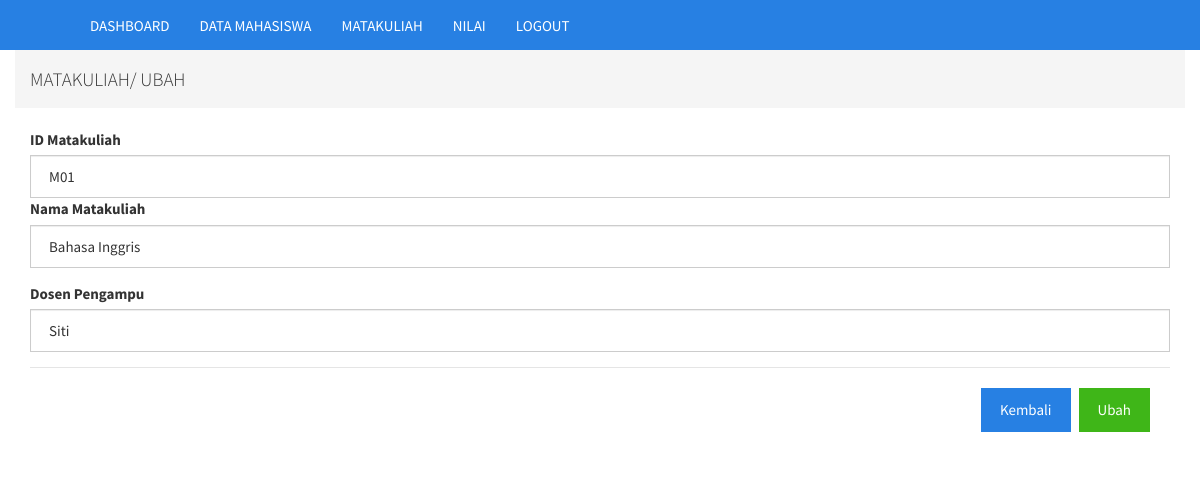
Screenshot of /admin/matkulaksi.php?kode=M01&aksi=ubah (signed in) with the database file from the repository.
### tables this page shows
CREATE TABLE `tbl_matkul` (
  `kd_matkul` varchar(10) NOT NULL,
  `nama_matkul` varchar(30) NOT NULL,
  `nama_dosen` varchar(30) NOT NULL
);

### admin/matkulaksi.php (the view)
<?php
include 'header.php';
if (isset($_GET['aksi'])) {
    if ($_GET['aksi'] == 'tambah') {
?>
        <div class="container">
            <div class="row">
                <ol class="breadcrumb">
                    <h4>MATAKULIAH/ TAMBAH DATA</h4>
                </ol>
            </div>
            <?php
            $carikode = $db->query("SELECT max(kd_matkul) FROM tbl_matkul");
            while ($datakode = mysqli_fetch_array($carikode, MYSQLI_BOTH)) {
                if ($datakode) {
                    $nilaikode = substr($datakode[0], 1);
                    $kode = (int) $nilaikode;
                    $kode = $kode + 1;
                    $kode_otomatis = "M" . str_pad($kode, 2, "0", STR_PAD_LEFT);
                } else {
                    $kode_otomatis = "M01";
                }
            }
            ?>
            <div class="panel-container">
                <div class="bootstrap-tabel">
                    <form action="matkulproses.php?proses=prosestambah" method="post" enctype="multipart/form-data">
                        <div class="form-group">
                            <label for="">ID Matakuliah</label>
                            <input type="text" name="kd_matkul" class="form-control" value="<?php echo $kode_otomatis ?>">
                        </div>
                        <div class="form-group">
                            <label for="">Nama Matakuliah</label>
                            <input type="text" name="nama_matkul" class="form-control" value="" placeholder="nama matakuliah">
                        </div>
                        <div class="form-group">
                            <label for="">Dosen Pengampu</label>
                            <input type="text" name="nama_dosen" class="form-control" value="" placeholder="nama dosen">
                        </div>
                        <div class="modal-footer">
                            <a href="matkulnilai.php" class="btn btn-primary">Kembali</a>
                            <input type="submit" class="btn btn-success" value="Simpan">
                        </div>
                    </form>
                </div>
            </div>
        </div>
    <?php } elseif ($_GET['aksi'] == 'ubah') { ?>
        <div class="container">
            <div class="row">
                <ol class="breadcrumb">
                    <h4>MATAKULIAH/ UBAH</h4>
                </ol>
            </div>
            <div class="panel-container">
                <div class="bootstrap-tabel">
                    <?php
                    $data = $db->query("SELECT * From tbl_matkul where kd_matkul='$_GET[kode]'");
                    while ($d = mysqli_fetch_array($data)) {
                    ?>
                        <form action="matkulproses.php?proses=ubah" method="post" enctype="multipart/form-data">
                            <div>
                                <label for="">ID Matakuliah</label>
                                <input type="text" name="kd_matkul" class="form-control" value="<?php echo $d['kd_matkul'] ?>">
                            </div>
                            <div class="form-group">
                                <label for="">Nama Matakuliah</label>
                                <input type="text" name="nama_matkul" class="form-control" value="<?php echo $d['nama_matkul'] ?>" placeholder="nama matakuliah">
                            </div>
                            <div class="form-group">
                                <label for="">Dosen Pengampu</label>
                                <input type="text" name="nama dosen" class="form-control" value="<?php echo $d['nama_dosen'] ?>" placeholder="Dosen Pengampu">
                            </div>
                            <div class="modal-footer">
                                <a href="matkulnilai.php" class="btn btn-primary">Kembali</a>
                                <input type="submit" class="btn btn-success" value="Ubah">
                            </div>
                        </form>
                    <?php } ?>
                </div>
            </div>
        </div>
<?php
    }
}
?>

### rows the page displays
tbl_matkul: kd_matkul "M01", nama_matkul "Bahasa Inggris", nama_dosen "Siti"
